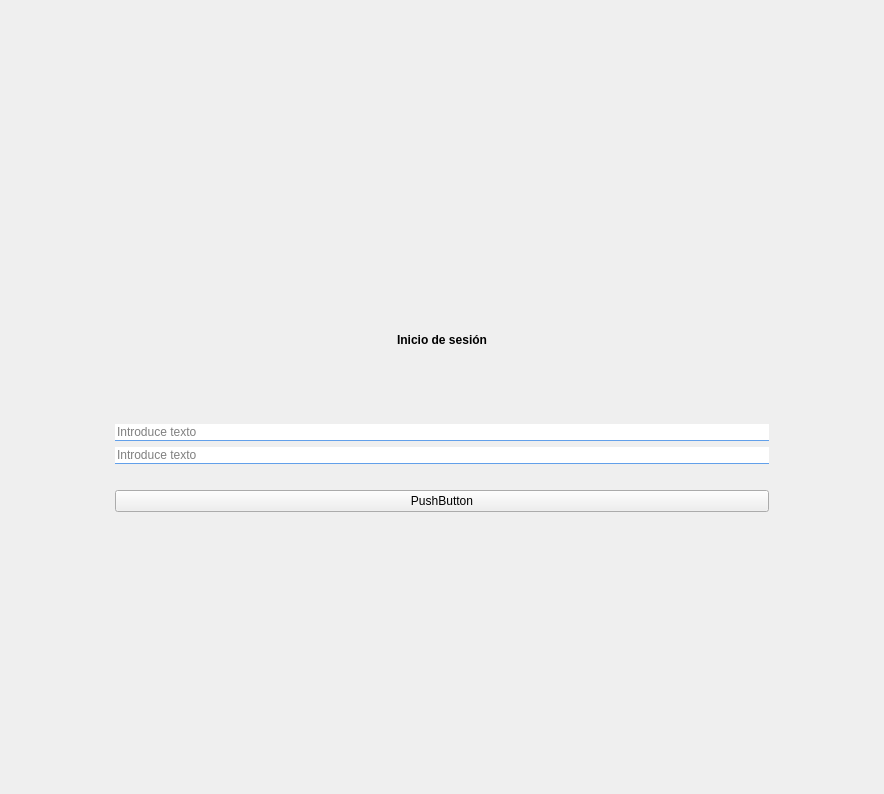
<?xml version="1.0" encoding="UTF-8"?>
<ui version="4.0">
 <class>MainWindow</class>
 <widget class="QMainWindow" name="MainWindow">
  <property name="geometry">
   <rect>
    <x>0</x>
    <y>0</y>
    <width>884</width>
    <height>794</height>
   </rect>
  </property>
  <property name="windowTitle">
   <string>MainWindow</string>
  </property>
  <widget class="QWidget" name="centralwidget">
   <property name="styleSheet">
    <string notr="true">#centralwidget{
	background: url(:/newPrefix/images.jpeg)
}</string>
   </property>
   <layout class="QHBoxLayout" name="horizontalLayout">
    <item>
     <widget class="QWidget" name="widget" native="true">
      <layout class="QHBoxLayout" name="horizontalLayout_2">
       <item>
        <spacer name="verticalSpacer_3">
         <property name="orientation">
          <enum>Qt::Vertical</enum>
         </property>
         <property name="sizeHint" stdset="0">
          <size>
           <width>20</width>
           <height>40</height>
          </size>
         </property>
        </spacer>
       </item>
      </layout>
     </widget>
    </item>
    <item>
     <widget class="QWidget" name="widget_2" native="true">
      <layout class="QVBoxLayout" name="verticalLayout_3">
       <item>
        <spacer name="verticalSpacer_4">
         <property name="orientation">
          <enum>Qt::Vertical</enum>
         </property>
         <property name="sizeHint" stdset="0">
          <size>
           <width>20</width>
           <height>40</height>
          </size>
         </property>
        </spacer>
       </item>
      </layout>
     </widget>
    </item>
    <item>
     <widget class="QWidget" name="widget_3" native="true">
      <layout class="QVBoxLayout" name="verticalLayout">
       <item>
        <widget class="QWidget" name="widget_6" native="true"/>
       </item>
       <item>
        <widget class="QWidget" name="widget_8" native="true">
         <layout class="QVBoxLayout" name="verticalLayout_2">
          <item>
           <widget class="QLabel" name="label">
            <property name="font">
             <font>
              <weight>75</weight>
              <bold>true</bold>
             </font>
            </property>
            <property name="text">
             <string>Inicio de sesión</string>
            </property>
            <property name="alignment">
             <set>Qt::AlignCenter</set>
            </property>
           </widget>
          </item>
          <item>
           <spacer name="horizontalSpacer">
            <property name="orientation">
             <enum>Qt::Horizontal</enum>
            </property>
            <property name="sizeHint" stdset="0">
             <size>
              <width>40</width>
              <height>20</height>
             </size>
            </property>
           </spacer>
          </item>
          <item>
           <widget class="QLineEdit" name="lineEdit">
            <property name="styleSheet">
             <string notr="true">border: none;
border-bottom: 1px solid rgb(98, 160, 234)</string>
            </property>
            <property name="placeholderText">
             <string>Introduce texto</string>
            </property>
           </widget>
          </item>
          <item>
           <widget class="QLineEdit" name="lineEdit_2">
            <property name="styleSheet">
             <string notr="true">border: none;
border-bottom: 1px solid rgb(98, 160, 234)</string>
            </property>
            <property name="placeholderText">
             <string>Introduce texto</string>
            </property>
           </widget>
          </item>
          <item>
           <spacer name="horizontalSpacer_2">
            <property name="orientation">
             <enum>Qt::Horizontal</enum>
            </property>
            <property name="sizeHint" stdset="0">
             <size>
              <width>40</width>
              <height>20</height>
             </size>
            </property>
           </spacer>
          </item>
          <item>
           <widget class="QPushButton" name="Boton">
            <property name="text">
             <string>PushButton</string>
            </property>
           </widget>
          </item>
         </layout>
        </widget>
       </item>
       <item>
        <widget class="QWidget" name="widget_7" native="true"/>
       </item>
      </layout>
     </widget>
    </item>
    <item>
     <widget class="QWidget" name="widget_4" native="true">
      <layout class="QVBoxLayout" name="verticalLayout_5">
       <item>
        <spacer name="verticalSpacer_6">
         <property name="orientation">
          <enum>Qt::Vertical</enum>
         </property>
         <property name="sizeHint" stdset="0">
          <size>
           <width>20</width>
           <height>755</height>
          </size>
         </property>
        </spacer>
       </item>
      </layout>
     </widget>
    </item>
    <item>
     <widget class="QWidget" name="widget_5" native="true">
      <layout class="QVBoxLayout" name="verticalLayout_4">
       <item>
        <spacer name="verticalSpacer_5">
         <property name="orientation">
          <enum>Qt::Vertical</enum>
         </property>
         <property name="sizeHint" stdset="0">
          <size>
           <width>20</width>
           <height>755</height>
          </size>
         </property>
        </spacer>
       </item>
      </layout>
     </widget>
    </item>
   </layout>
  </widget>
 </widget>
 <resources>
  <include location="../Downloads/imagenes.qrc"/>
 </resources>
 <connections/>
</ui>
